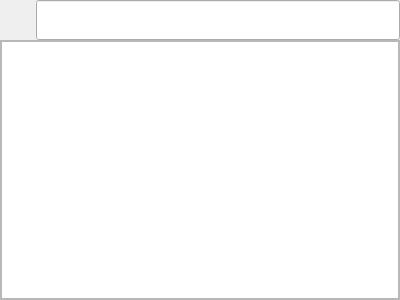
<?xml version="1.0" encoding="UTF-8"?>
<ui version="4.0">
 <class>LayoutList</class>
 <widget class="QWidget" name="LayoutList">
  <property name="geometry">
   <rect>
    <x>0</x>
    <y>0</y>
    <width>400</width>
    <height>300</height>
   </rect>
  </property>
  <property name="windowTitle">
   <string>LayoutList</string>
  </property>
  <property name="styleSheet">
   <string notr="true"/>
  </property>
  <layout class="QVBoxLayout" name="verticalLayout_3">
   <property name="spacing">
    <number>0</number>
   </property>
   <property name="leftMargin">
    <number>0</number>
   </property>
   <property name="topMargin">
    <number>0</number>
   </property>
   <property name="rightMargin">
    <number>0</number>
   </property>
   <property name="bottomMargin">
    <number>0</number>
   </property>
   <item>
    <layout class="QHBoxLayout" name="horizontalLayout">
     <property name="spacing">
      <number>10</number>
     </property>
     <property name="leftMargin">
      <number>10</number>
     </property>
     <item>
      <widget class="QLabel" name="label_search">
       <property name="minimumSize">
        <size>
         <width>16</width>
         <height>16</height>
        </size>
       </property>
       <property name="maximumSize">
        <size>
         <width>16</width>
         <height>16</height>
        </size>
       </property>
       <property name="text">
        <string/>
       </property>
      </widget>
     </item>
     <item>
      <widget class="QLineEdit" name="lineEdit_search">
       <property name="minimumSize">
        <size>
         <width>0</width>
         <height>40</height>
        </size>
       </property>
       <property name="maximumSize">
        <size>
         <width>16777215</width>
         <height>40</height>
        </size>
       </property>
      </widget>
     </item>
    </layout>
   </item>
   <item>
    <widget class="QScrollArea" name="scrollArea">
     <property name="verticalScrollBarPolicy">
      <enum>Qt::ScrollBarAlwaysOff</enum>
     </property>
     <property name="horizontalScrollBarPolicy">
      <enum>Qt::ScrollBarAlwaysOff</enum>
     </property>
     <property name="widgetResizable">
      <bool>true</bool>
     </property>
     <widget class="QWidget" name="scrollAreaWidgetContents_2">
      <property name="geometry">
       <rect>
        <x>0</x>
        <y>0</y>
        <width>398</width>
        <height>256</height>
       </rect>
      </property>
      <layout class="QVBoxLayout" name="verticalLayout_2">
       <property name="spacing">
        <number>0</number>
       </property>
       <property name="leftMargin">
        <number>0</number>
       </property>
       <property name="topMargin">
        <number>0</number>
       </property>
       <property name="rightMargin">
        <number>0</number>
       </property>
       <property name="bottomMargin">
        <number>0</number>
       </property>
       <item>
        <widget class="QStackedWidget" name="stackedWidget">
         <property name="currentIndex">
          <number>1</number>
         </property>
         <widget class="QWidget" name="page_list">
          <layout class="QVBoxLayout" name="verticalLayout">
           <property name="spacing">
            <number>0</number>
           </property>
           <property name="leftMargin">
            <number>0</number>
           </property>
           <property name="topMargin">
            <number>0</number>
           </property>
           <property name="rightMargin">
            <number>0</number>
           </property>
           <property name="bottomMargin">
            <number>0</number>
           </property>
           <item>
            <widget class="QListWidget" name="listWidget_list">
             <property name="focusPolicy">
              <enum>Qt::NoFocus</enum>
             </property>
             <property name="styleSheet">
              <string notr="true"/>
             </property>
             <property name="verticalScrollBarPolicy">
              <enum>Qt::ScrollBarAsNeeded</enum>
             </property>
             <property name="horizontalScrollBarPolicy">
              <enum>Qt::ScrollBarAsNeeded</enum>
             </property>
            </widget>
           </item>
          </layout>
         </widget>
         <widget class="QWidget" name="page_filter">
          <layout class="QVBoxLayout" name="verticalLayout_4">
           <property name="spacing">
            <number>0</number>
           </property>
           <property name="leftMargin">
            <number>0</number>
           </property>
           <property name="topMargin">
            <number>0</number>
           </property>
           <property name="rightMargin">
            <number>0</number>
           </property>
           <property name="bottomMargin">
            <number>0</number>
           </property>
           <item>
            <widget class="QListWidget" name="listWidget_filter">
             <property name="focusPolicy">
              <enum>Qt::NoFocus</enum>
             </property>
             <property name="verticalScrollBarPolicy">
              <enum>Qt::ScrollBarAsNeeded</enum>
             </property>
             <property name="horizontalScrollBarPolicy">
              <enum>Qt::ScrollBarAlwaysOff</enum>
             </property>
            </widget>
           </item>
          </layout>
         </widget>
        </widget>
       </item>
      </layout>
     </widget>
    </widget>
   </item>
  </layout>
 </widget>
 <layoutdefault spacing="6" margin="11"/>
 <resources/>
 <connections/>
</ui>
